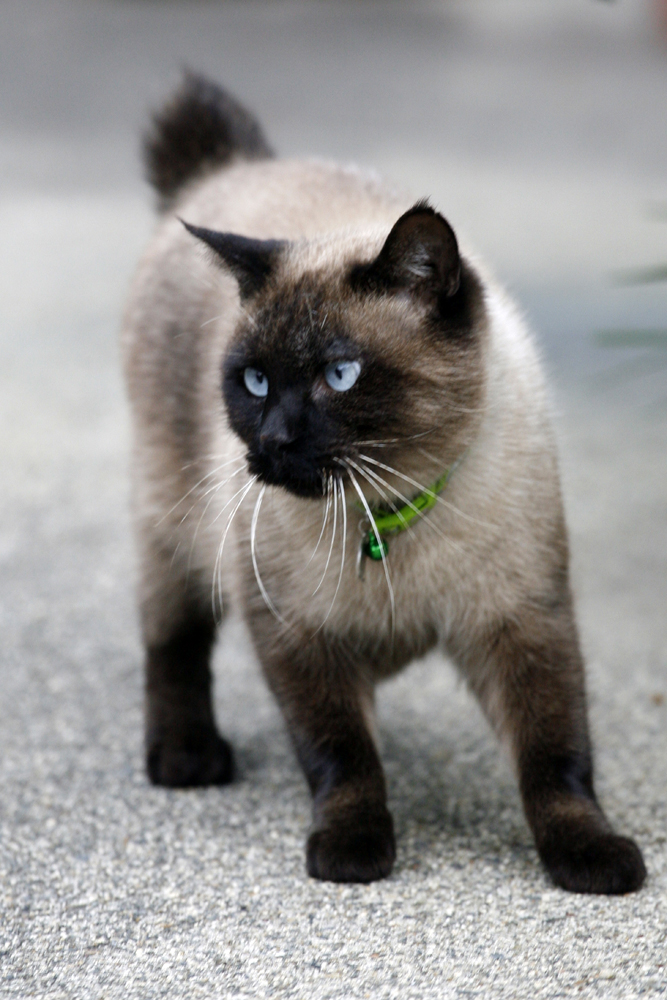
#> input picture cat.jpg, 667 x 1000 px
$ python gaussian_filter.py   (older library calls are emulated)
#> lines starting #> are read from the running program, lines starting #| are printed output that depends on the picture
from pylab import *
import numpy as np
import scipy as sp
from scipy.ndimage import imread
from scipy.misc import imsave
from scipy.signal import convolve2d as conv

def anisotropicGauss1(sigmax, sigmay, shape=(3,3)):
    m,n = shape
    kernel = np.zeros((m, n))

    for x in range(m):
        for y in range(n):
            dist = hypot((x-(m/2)), (y-(n/2))) #Euclidean distance
            value = (1.0/2*pi*sigmax*sigmay)*exp(-(dist**2)/(2*sigmax*sigmay))
            kernel[x,y] = value
    return kernel/np.sum(kernel)

def anisotropicGauss2(sigmax, sigmay, shape=(3,3)):
    m,n = shape
    kernel = np.zeros((m, n))

    for x in range(m):
        for y in range(n):
            distx, disty = x-(m/2), y-(n/2)
            value = (1.0/2*pi*sigmax*sigmay)*exp(((distx*distx/(-2*sigmax*sigmax)) +
                                                  (disty*disty/(-2*sigmay*sigmay))))
            kernel[x,y] = value
    return kernel/np.sum(kernel)

def anisotropicGauss(sigmax, sigmay, size=(3,3)):
    """
    kernel size = 3*sigma for gaussian filters (make a decently sized kernel)
    """
    m,n = tuple(ss*sigmax+sigmay for ss in size)
    kernel = np.zeros((m, n))

    for x in range(m):
        for y in range(n):
            distx, disty = x-(m/2), y-(n/2) #centre pixels
            value = (1.0/sqrt(2*pi)*sigmax)*exp((distx**2/(-1.0*(sigmax**2))))*\
                (1.0/sqrt(2*pi)*sigmay)*exp((disty**2/(-1.0*(sigmay**2))))
            kernel[x,y] = value

    return kernel/np.sum(kernel)

def matlab_gauss2D(sigmax, sigmay, shape=(3,3)):
    """
    2D gaussian mask - should give the same result as MATLAB's
    fspecial('gaussian',[shape],[sigma])
    """
    m,n = [(ss-1.)/2. for ss in shape]
    y,x = np.ogrid[-m:m+1,-n:n+1]
    h = np.exp( -(x*x + y*y) / (2.*sigmax*sigmay) )
    h[ h < np.finfo(h.dtype).eps*h.max() ] = 0
    sumh = h.sum()
    if sumh != 0:
        h /= sumh
    return h

if __name__ == "__main__":
    image = imread("cat.jpg", mode='L')
#> image: shape (1000, 667); min 0, max 255, mean 144.6
    kernel = anisotropicGauss(15, 2)
    result = conv(image, kernel, mode='same', boundary = 'fill', fillvalue = 0)
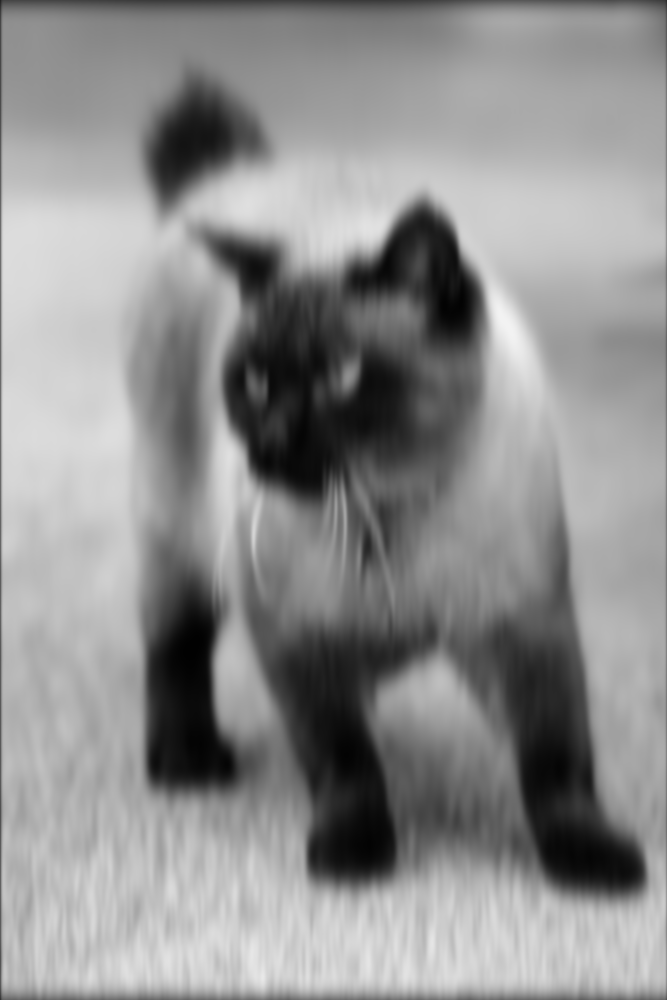
#> result: shape (1000, 667) float64; min 1.04, max 243, mean 142.9
    imsave("blurred_cat.jpg", result)
